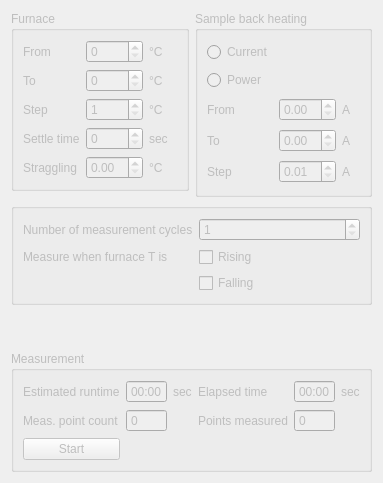
      <widget class="QWidget" name="automatedTab">
       <property name="enabled">
        <bool>false</bool>
       </property>
       <attribute name="title">
        <string>Automated Mode</string>
       </attribute>
       <layout class="QGridLayout" name="gridLayout_10">
        <item row="0" column="0">
         <widget class="QGroupBox" name="groupBox_7">
          <property name="title">
           <string>Furnace</string>
          </property>
          <layout class="QGridLayout" name="gridLayout_9">
           <item row="0" column="0">
            <widget class="QLabel" name="label_11">
             <property name="text">
              <string>From</string>
             </property>
            </widget>
           </item>
           <item row="0" column="1">
            <widget class="QSpinBox" name="autoMeasFromSpinBox">
             <property name="statusTip">
              <string>Lower bound of temperature rage.</string>
             </property>
             <property name="maximum">
              <number>9999</number>
             </property>
            </widget>
           </item>
           <item row="0" column="2">
            <widget class="QLabel" name="label_15">
             <property name="text">
              <string>°C</string>
             </property>
            </widget>
           </item>
           <item row="1" column="0">
            <widget class="QLabel" name="label_12">
             <property name="text">
              <string>To</string>
             </property>
            </widget>
           </item>
           <item row="1" column="1">
            <widget class="QSpinBox" name="autoMeasToSpinBox">
             <property name="statusTip">
              <string>Upper bound of temperature range.</string>
             </property>
             <property name="maximum">
              <number>9999</number>
             </property>
            </widget>
           </item>
           <item row="1" column="2">
            <widget class="QLabel" name="label_16">
             <property name="text">
              <string>°C</string>
             </property>
            </widget>
           </item>
           <item row="2" column="0">
            <widget class="QLabel" name="label_13">
             <property name="text">
              <string>Step</string>
             </property>
            </widget>
           </item>
           <item row="2" column="1">
            <widget class="QSpinBox" name="autoMeasStepSpinBox">
             <property name="statusTip">
              <string>Step size betwen two points in range.</string>
             </property>
             <property name="minimum">
              <number>1</number>
             </property>
             <property name="maximum">
              <number>9999</number>
             </property>
            </widget>
           </item>
           <item row="2" column="2">
            <widget class="QLabel" name="label_17">
             <property name="text">
              <string>°C</string>
             </property>
            </widget>
           </item>
           <item row="3" column="1">
            <widget class="QSpinBox" name="autoMeasSettleTimeSpinBox"/>
           </item>
           <item row="3" column="0">
            <widget class="QLabel" name="label_48">
             <property name="text">
              <string>Settle time</string>
             </property>
            </widget>
           </item>
           <item row="4" column="0">
            <widget class="QLabel" name="label_49">
             <property name="text">
              <string>Straggling</string>
             </property>
            </widget>
           </item>
           <item row="3" column="2">
            <widget class="QLabel" name="label_50">
             <property name="text">
              <string>sec</string>
             </property>
            </widget>
           </item>
           <item row="4" column="2">
            <widget class="QLabel" name="label_51">
             <property name="text">
              <string>°C</string>
             </property>
            </widget>
           </item>
           <item row="4" column="1">
            <widget class="QDoubleSpinBox" name="autoMeasTStragglingDoubleSpinBox"/>
           </item>
          </layout>
         </widget>
        </item>
        <item row="0" column="1" rowspan="2">
         <widget class="QGroupBox" name="groupBox_5">
          <property name="title">
           <string>Sample back heating</string>
          </property>
          <layout class="QGridLayout" name="gridLayout_5">
           <item row="4" column="0">
            <widget class="QLabel" name="label_14">
             <property name="text">
              <string>Step</string>
             </property>
            </widget>
           </item>
           <item row="4" column="1">
            <widget class="QDoubleSpinBox" name="autoMeasSampleStepDoubleSpinBox">
             <property name="statusTip">
              <string>Sample current generating temperature gradient.</string>
             </property>
             <property name="minimum">
              <double>0.010000000000000</double>
             </property>
             <property name="singleStep">
              <double>0.010000000000000</double>
             </property>
            </widget>
           </item>
           <item row="4" column="2">
            <widget class="QLabel" name="label_18">
             <property name="text">
              <string>A</string>
             </property>
            </widget>
           </item>
           <item row="2" column="0">
            <widget class="QLabel" name="label_36">
             <property name="text">
              <string>From</string>
             </property>
            </widget>
           </item>
           <item row="3" column="0">
            <widget class="QLabel" name="label_37">
             <property name="text">
              <string>To</string>
             </property>
            </widget>
           </item>
           <item row="3" column="1">
            <widget class="QDoubleSpinBox" name="autoMeasSampleToDoubleSpinBox"/>
           </item>
           <item row="2" column="1">
            <widget class="QDoubleSpinBox" name="autoMeasSampleFromDoubleSpinBox"/>
           </item>
           <item row="3" column="2">
            <widget class="QLabel" name="label_38">
             <property name="text">
              <string>A</string>
             </property>
            </widget>
           </item>
           <item row="2" column="2">
            <widget class="QLabel" name="label_39">
             <property name="text">
              <string>A</string>
             </property>
            </widget>
           </item>
           <item row="0" column="0">
            <widget class="QRadioButton" name="autoMeasModeCurrentRadioButton">
             <property name="text">
              <string>Current</string>
             </property>
            </widget>
           </item>
           <item row="1" column="0">
            <widget class="QRadioButton" name="autoMeasModePowerRadioButton">
             <property name="text">
              <string>Power</string>
             </property>
            </widget>
           </item>
          </layout>
         </widget>
        </item>
        <item row="2" column="0" colspan="2">
         <widget class="QGroupBox" name="groupBox_10">
          <property name="title">
           <string/>
          </property>
          <layout class="QGridLayout" name="gridLayout_15">
           <item row="0" column="0">
            <widget class="QLabel" name="label_57">
             <property name="text">
              <string>Number of measurement cycles</string>
             </property>
            </widget>
           </item>
           <item row="0" column="1">
            <widget class="QSpinBox" name="autoMeasCyclesSpinBox">
             <property name="minimum">
              <number>1</number>
             </property>
            </widget>
           </item>
           <item row="1" column="1">
            <widget class="QCheckBox" name="autoMeasRisingCheckBox">
             <property name="statusTip">
              <string>Make measurements when furnace T is rising.</string>
             </property>
             <property name="text">
              <string>Rising</string>
             </property>
            </widget>
           </item>
           <item row="2" column="1">
            <widget class="QCheckBox" name="autoMeasFallingCheckBox">
             <property name="statusTip">
              <string>Make measurements when furnace T is falling.</string>
             </property>
             <property name="text">
              <string>Falling</string>
             </property>
            </widget>
           </item>
           <item row="1" column="0">
            <widget class="QLabel" name="label_59">
             <property name="text">
              <string>Measure when furnace T is </string>
             </property>
            </widget>
           </item>
          </layout>
         </widget>
        </item>
        <item row="4" column="0" colspan="2">
         <widget class="QGroupBox" name="groupBox_9">
          <property name="title">
           <string>Measurement</string>
          </property>
          <layout class="QGridLayout" name="gridLayout_14">
           <item row="2" column="0">
            <widget class="QPushButton" name="autoMeasStartPushButton">
             <property name="text">
              <string>Start</string>
             </property>
            </widget>
           </item>
           <item row="0" column="0">
            <widget class="QLabel" name="label_52">
             <property name="text">
              <string>Estimated runtime</string>
             </property>
            </widget>
           </item>
           <item row="0" column="2">
            <widget class="QLabel" name="label_53">
             <property name="text">
              <string>sec</string>
             </property>
            </widget>
           </item>
           <item row="1" column="0">
            <widget class="QLabel" name="label_54">
             <property name="text">
              <string>Meas. point count</string>
             </property>
            </widget>
           </item>
           <item row="1" column="1">
            <widget class="QSpinBox" name="autoMeasPointCountSpinBox">
             <property name="readOnly">
              <bool>true</bool>
             </property>
             <property name="buttonSymbols">
              <enum>QAbstractSpinBox::NoButtons</enum>
             </property>
            </widget>
           </item>
           <item row="0" column="3">
            <widget class="QLabel" name="label_55">
             <property name="text">
              <string>Elapsed time</string>
             </property>
            </widget>
           </item>
           <item row="0" column="4">
            <widget class="QTimeEdit" name="autoMeasElapsedTimeEdit">
             <property name="readOnly">
              <bool>true</bool>
             </property>
             <property name="buttonSymbols">
              <enum>QAbstractSpinBox::NoButtons</enum>
             </property>
             <property name="displayFormat">
              <string>HH:mm</string>
             </property>
            </widget>
           </item>
           <item row="0" column="1">
            <widget class="QTimeEdit" name="autoMeasEstimatedTimeEdit">
             <property name="readOnly">
              <bool>true</bool>
             </property>
             <property name="buttonSymbols">
              <enum>QAbstractSpinBox::NoButtons</enum>
             </property>
             <property name="displayFormat">
              <string>HH:mm</string>
             </property>
            </widget>
           </item>
           <item row="0" column="5">
            <widget class="QLabel" name="label_56">
             <property name="text">
              <string>sec</string>
             </property>
            </widget>
           </item>
           <item row="1" column="3">
            <widget class="QLabel" name="label_58">
             <property name="text">
              <string>Points measured</string>
             </property>
            </widget>
           </item>
           <item row="1" column="4">
            <widget class="QSpinBox" name="spinBox_2">
             <property name="readOnly">
              <bool>true</bool>
             </property>
             <property name="buttonSymbols">
              <enum>QAbstractSpinBox::NoButtons</enum>
             </property>
            </widget>
           </item>
          </layout>
         </widget>
        </item>
        <item row="3" column="0" colspan="2">
         <spacer name="verticalSpacer_2">
          <property name="orientation">
           <enum>Qt::Vertical</enum>
          </property>
          <property name="sizeHint" stdset="0">
           <size>
            <width>20</width>
            <height>40</height>
           </size>
          </property>
         </spacer>
        </item>
       </layout>
      </widget>
